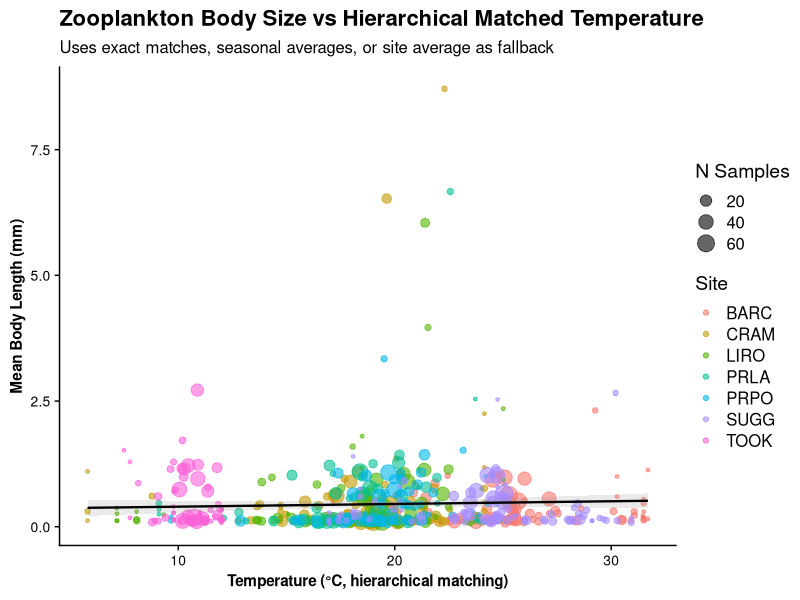
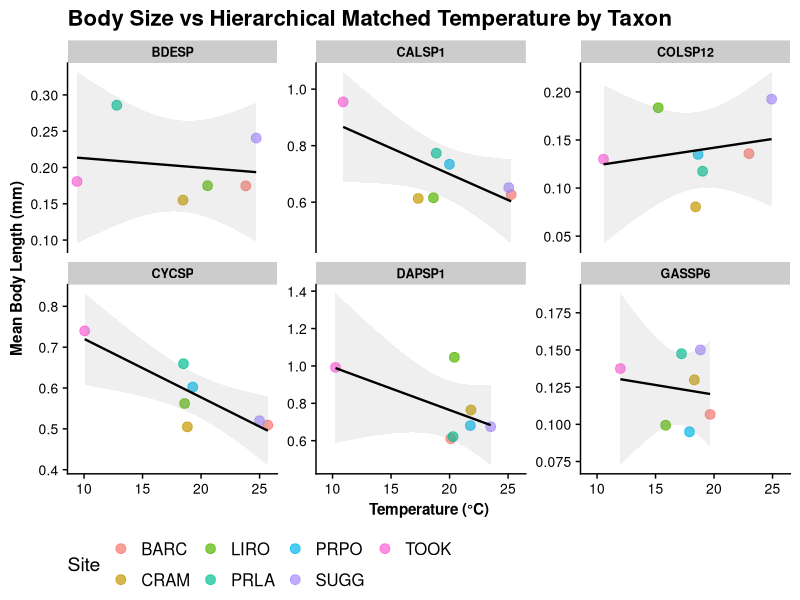
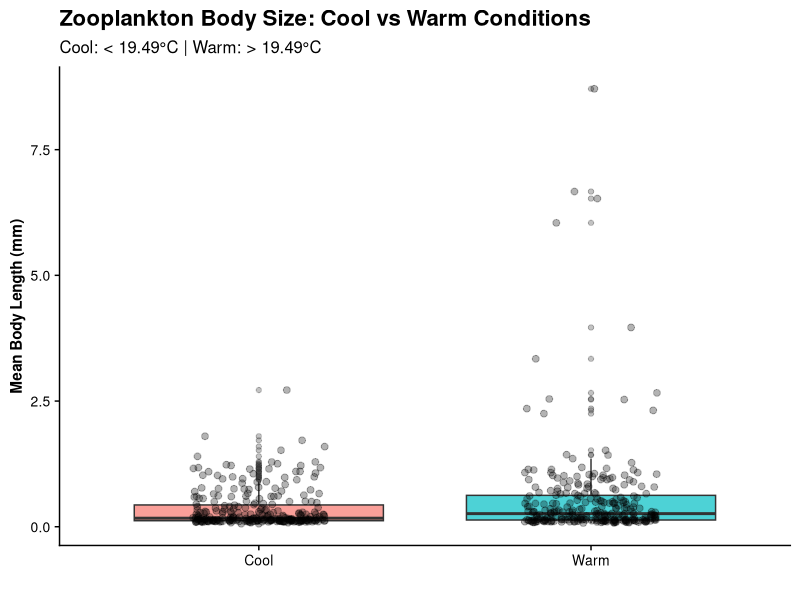
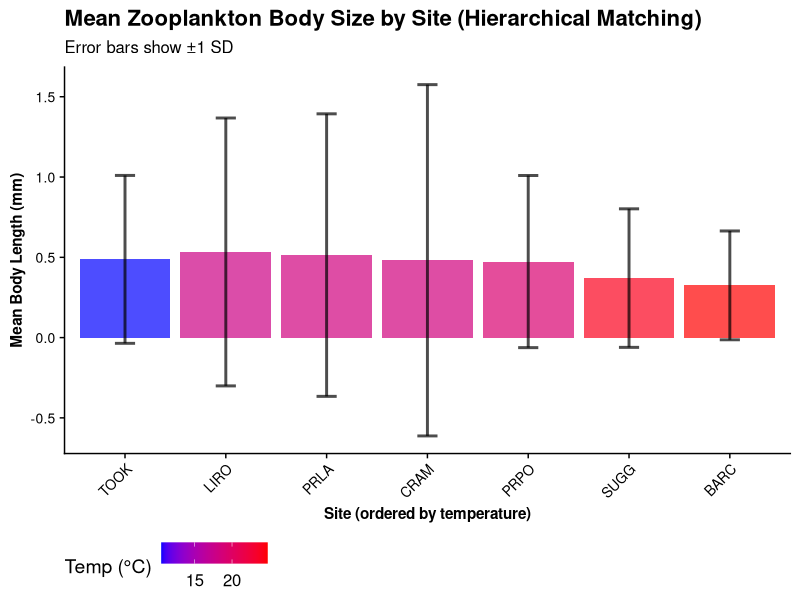

Generate these figures, in order, with R:
# Zooplankton Body Size vs Temperature - Hierarchical Matching Strategy
# Purpose: Test hypothesis with MAXIMUM data retention using fallback matching strategies
# Analysis: Body size correlated with temperature, using hierarchical matching:
#   Priority 1: Exact month/year match
#   Priority 2: Same month, average across years
#   Priority 3: Adjacent months (seasonal proxy)
#   Priority 4: Annual average for site
# Date: 2026-05-03
#
# INPUTS:
#   - data-processed/zooplankton_body_size_summary_adults_2014_2026.csv
#     (Adults-only body size summary from script 05)
#   - data-raw/NEON_daily_summaries/NEON_daily_temp_stats_lake_tchain.csv
#     (Raw daily temperature data for all months)
#
# OUTPUTS:
#   - stats-tables/overall_body_size_temp_hierarchical_regression.csv
#   - stats-tables/taxon_body_size_temp_hierarchical_regressions.csv
#   - stats-tables/body_size_summary_by_site_hierarchical.csv
#   - stats-tables/temperature_matching_summary.csv
#     (Details on how many observations used each matching strategy)
#   - stats-tables/analysis_summary_hierarchical.csv
#   - figures/body_size_vs_hierarchical_temp_*.png

library(tidyverse)
library(readr)
library(lubridate)
library(cowplot)

# Create directories if they don't exist
if (!dir.exists("stats-tables")) {
  dir.create("stats-tables", showWarnings = FALSE)
}
if (!dir.exists("figures")) {
  dir.create("figures", showWarnings = FALSE)
}

# ============================================================================
# Part 1: Load and Prepare Data
# ============================================================================

cat("Loading zooplankton body size data...\n")

zoo_body_size <- read_csv("data-processed/zooplankton_body_size_summary_adults_2014_2026.csv")

cat("Body size data loaded:\n")
cat("  Records:", nrow(zoo_body_size), "\n")
cat("  Taxa:", n_distinct(zoo_body_size$taxonID), "\n")
cat("  Sites:", n_distinct(zoo_body_size$siteID), "\n\n")

cat("Loading temperature data (all months)...\n")

temp_raw <- read_csv("data-raw/NEON_daily_summaries/NEON_daily_temp_stats_lake_tchain.csv")

temp_data <- temp_raw |>
  mutate(
    date = as.Date(date),
    year = year(date),
    month = month(date)
  )

# ============================================================================
# Part 2: Create Temperature Lookup Tables for Hierarchical Matching
# ============================================================================

cat("Building temperature lookup tables...\n\n")

# Level 1: Monthly by year (exact match)
monthly_temp_exact <- temp_data |>
  group_by(siteID, year, month) |>
  summarise(
    temp_mean = mean(meanTemp, na.rm = TRUE),
    temp_sd = sd(meanTemp, na.rm = TRUE),
    n_days = n(),
    .groups = "drop"
  ) |>
  mutate(match_type = "exact_month_year")

# Level 2: Monthly average across all years (same month, any year)
monthly_temp_bymonth <- temp_data |>
  group_by(siteID, month) |>
  summarise(
    temp_mean = mean(meanTemp, na.rm = TRUE),
    temp_sd = sd(meanTemp, na.rm = TRUE),
    .groups = "drop"
  ) |>
  mutate(match_type = "same_month_all_years")

# Level 3: Adjacent months (for seasonal proxy when month not available)
# If April not available, try Mar/May; if June missing, try May/July, etc.
adjacent_months <- data.frame(
  primary_month = 1:12,
  adjacent_1 = c(12, 1, 2, 3, 4, 5, 6, 7, 8, 9, 10, 11),  # previous month
  adjacent_2 = c(2, 3, 4, 5, 6, 7, 8, 9, 10, 11, 12, 1)    # next month
)

monthly_temp_adjacent <- temp_data |>
  group_by(siteID, month) |>
  summarise(
    temp_mean = mean(meanTemp, na.rm = TRUE),
    temp_sd = sd(meanTemp, na.rm = TRUE),
    .groups = "drop"
  ) |>
  rename(adjacent_month = month) |>
  mutate(match_type = "adjacent_month")

# Level 4: Annual average by site (fallback)
annual_temp_bysite <- temp_data |>
  group_by(siteID) |>
  summarise(
    temp_mean = mean(meanTemp, na.rm = TRUE),
    temp_sd = sd(meanTemp, na.rm = TRUE),
    .groups = "drop"
  ) |>
  mutate(match_type = "site_annual_average")

# ============================================================================
# Part 3: Hierarchical Temperature Matching (Simplified & Fixed)
# ============================================================================

cat("Applying hierarchical temperature matching strategy...\n\n")

# Prepare body size data with date info
zoo_body_size_dated <- zoo_body_size |>
  mutate(
    collectDate = as.Date(collectDate),
    year = year(collectDate),
    month = month(collectDate)
  )

# Focus on zooplankton sites
zoo_sites <- c("BARC", "CRAM", "LIRO", "PRLA", "PRPO", "SUGG", "TOOK")

zoo_filtered <- zoo_body_size_dated |>
  filter(siteID %in% zoo_sites) |>
  mutate(temp_mean = NA_real_, match_type = NA_character_)

# LEVEL 1: Try exact month/year match
cat("Level 1: Exact month/year matching...")
zoo_with_temp_hierarchical <- zoo_filtered |>
  left_join(
    monthly_temp_exact |> select(siteID, year, month, temp_mean, match_type),
    by = c("siteID", "year", "month"),
    suffix = c("", "_l1")
  ) |>
  mutate(
    temp_mean = coalesce(temp_mean_l1, temp_mean),
    match_type = coalesce(match_type_l1, match_type)
  ) |>
  select(-ends_with("_l1"))

l1_count <- sum(!is.na(zoo_with_temp_hierarchical$match_type))
cat(" ", l1_count, "matches\n")

# LEVEL 2: For remaining unmatched, try same month across all years
cat("Level 2: Same month (any year) matching...")
zoo_with_temp_hierarchical <- zoo_with_temp_hierarchical |>
  left_join(
    monthly_temp_bymonth |> select(siteID, month, temp_mean_l2 = temp_mean, match_type_l2 = match_type),
    by = c("siteID", "month")
  ) |>
  mutate(
    temp_mean = if_else(is.na(temp_mean), temp_mean_l2, temp_mean),
    match_type = if_else(is.na(match_type), match_type_l2, match_type)
  ) |>
  select(-ends_with("_l2"))

l2_count <- sum(!is.na(zoo_with_temp_hierarchical$match_type)) - l1_count
cat(" ", l2_count, "additional matches\n")

# LEVEL 3: For remaining unmatched, try adjacent months (seasonal)
cat("Level 3: Adjacent month (seasonal) matching...")

# For each unmatched record, try adjacent months
unmatched <- is.na(zoo_with_temp_hierarchical$temp_mean)
l3_count <- 0

if (sum(unmatched) > 0) {
  for (i in which(unmatched)) {
    site <- zoo_with_temp_hierarchical$siteID[i]
    month_orig <- zoo_with_temp_hierarchical$month[i]

    # Get adjacent months
    prev_month <- if_else(month_orig == 1L, 12L, month_orig - 1L)
    next_month <- if_else(month_orig == 12L, 1L, month_orig + 1L)

    # Try previous month
    prev_temp <- monthly_temp_bymonth |>
      filter(siteID == site & month == prev_month) |>
      pull(temp_mean)

    if (length(prev_temp) > 0) {
      zoo_with_temp_hierarchical$temp_mean[i] <- prev_temp[1]
      zoo_with_temp_hierarchical$match_type[i] <- "Level 3: Previous Month"
      l3_count <- l3_count + 1
      next
    }

    # Try next month
    next_temp <- monthly_temp_bymonth |>
      filter(siteID == site & month == next_month) |>
      pull(temp_mean)

    if (length(next_temp) > 0) {
      zoo_with_temp_hierarchical$temp_mean[i] <- next_temp[1]
      zoo_with_temp_hierarchical$match_type[i] <- "Level 3: Next Month"
      l3_count <- l3_count + 1
    }
  }
}

cat(" ", l3_count, "additional matches\n")

# LEVEL 4: For remaining unmatched, use site annual average (last resort)
cat("Level 4: Site annual average matching...")
zoo_with_temp_hierarchical <- zoo_with_temp_hierarchical |>
  left_join(
    annual_temp_bysite |> select(siteID, temp_mean_l4 = temp_mean, match_type_l4 = match_type),
    by = "siteID"
  ) |>
  mutate(
    temp_mean = if_else(is.na(temp_mean), temp_mean_l4, temp_mean),
    match_type = if_else(is.na(match_type), match_type_l4, match_type)
  ) |>
  select(-ends_with("_l4"))

l4_count <- sum(!is.na(zoo_with_temp_hierarchical$temp_mean)) - l1_count - l2_count - l3_count
cat(" ", l4_count, "additional matches\n")

# Summary of matching
total_records <- nrow(zoo_with_temp_hierarchical)
matched_records <- sum(!is.na(zoo_with_temp_hierarchical$temp_mean))
pct_matched <- (matched_records / total_records) * 100

cat("\n")
cat("HIERARCHICAL MATCHING RESULTS:\n")
cat("  Total records:", total_records, "\n")
cat("  Successfully matched:", matched_records, "(", round(pct_matched, 1), "% )\n")
cat("  Unmatched:", total_records - matched_records, "\n\n")

# Breakdown by matching strategy
match_breakdown <- zoo_with_temp_hierarchical |>
  filter(!is.na(match_type)) |>
  group_by(match_type) |>
  summarise(n = n(), .groups = "drop") |>
  arrange(desc(n))

cat("Breakdown by matching strategy:\n")
for (i in 1:nrow(match_breakdown)) {
  strategy <- match_breakdown$match_type[i]
  count <- match_breakdown$n[i]
  pct <- (count / matched_records) * 100
  cat("  ", strategy, ": ", count, " (", round(pct, 1), "%)\n", sep = "")
}
cat("\n")

# ============================================================================
# Part 4: Prepare Analysis Data
# ============================================================================

# Filter to records with temperature matches
body_size_with_temp <- zoo_with_temp_hierarchical |>
  filter(!is.na(temp_mean))

write_csv(body_size_with_temp, "data-processed/body_size_with_temp_hierarchical_temp.csv")

# Aggregate by site-taxon
body_size_by_site_taxon <- body_size_with_temp |>
  group_by(siteID, taxonID) |>
  summarise(
    mean_length = mean(mean_body_length, na.rm = TRUE),
    max_length = mean(max_body_length, na.rm = TRUE),
    count_per_liter = mean(count_per_liter, na.rm = TRUE),
    matched_temp_mean = mean(temp_mean, na.rm = TRUE),
    matched_temp_sd = sd(temp_mean, na.rm = TRUE),
    n_samples = n(),
    .groups = "drop"
  ) |>
  arrange(siteID, taxonID)

cat("Body size by site-taxon combinations:\n")
cat("  Records:", nrow(body_size_by_site_taxon), "\n")
cat("  Unique taxa:", n_distinct(body_size_by_site_taxon$taxonID), "\n\n")

# ============================================================================
# Part 5: Overall Correlation Analysis
# ============================================================================

cat("Testing overall relationship: Body size vs HIERARCHICAL matched temperature...\n\n")

data_complete <- body_size_by_site_taxon |>
  filter(!is.na(mean_length) & !is.na(matched_temp_mean))

cat("Sample size:", nrow(data_complete), "site-taxon combinations\n\n")

# Overall correlation
overall_cor <- cor(data_complete$matched_temp_mean, data_complete$mean_length, use = "complete.obs")
overall_lm <- lm(mean_length ~ matched_temp_mean, data = data_complete)
overall_summary <- summary(overall_lm)

# Save overall results
overall_results <- data.frame(
  model = "Mean Body Length ~ Hierarchical Matched Temperature (all taxa)",
  matching_strategy = "Hierarchical (exact → same month → adjacent month → site average)",
  n_observations = nrow(data_complete),
  intercept = overall_lm$coefficients[1],
  slope = overall_lm$coefficients[2],
  r_squared = overall_summary$r.squared,
  adj_r_squared = overall_summary$adj.r.squared,
  p_value = overall_summary$coefficients[2, 4],
  correlation = overall_cor,
  pattern = if_else(overall_lm$coefficients[2] < 0, "Larger in cool conditions", "Larger in warm conditions")
)

write_csv(overall_results, "stats-tables/overall_body_size_temp_hierarchical_regression.csv")
cat("✓ Saved: stats-tables/overall_body_size_temp_hierarchical_regression.csv\n\n")

# ============================================================================
# Part 6: Correlation by Taxon
# ============================================================================

cat("Analyzing body size-temperature relationships by taxon...\n\n")

# Get top taxa by frequency
top_taxa <- body_size_by_site_taxon |>
  group_by(taxonID) |>
  summarise(n = n(), .groups = "drop") |>
  arrange(desc(n)) |>
  head(10) |>
  pull(taxonID)

cat("Testing top 10 taxa by frequency\n\n")

taxon_results <- list()

for (taxon in top_taxa) {
  taxon_data <- body_size_by_site_taxon |>
    filter(taxonID == taxon, !is.na(mean_length), !is.na(matched_temp_mean))

  if (nrow(taxon_data) >= 3) {
    taxon_lm <- lm(mean_length ~ matched_temp_mean, data = taxon_data)
    taxon_summary <- summary(taxon_lm)
    taxon_cor <- cor(taxon_data$matched_temp_mean, taxon_data$mean_length)

    slope <- taxon_lm$coefficients[2]
    pval <- taxon_summary$coefficients[2, 4]
    r_sq <- taxon_summary$r.squared
    n_sites <- nrow(taxon_data)
    intercept <- taxon_lm$coefficients[1]

    taxon_results[[taxon]] <- data.frame(
      taxonID = taxon,
      n_sites = n_sites,
      intercept = intercept,
      slope = slope,
      r_squared = r_sq,
      p_value = pval,
      correlation = taxon_cor,
      pattern = if_else(slope < 0, "Larger in cool", "Larger in warm"),
      significant = if_else(pval < 0.05, "Yes", "No")
    )
  }
}

taxon_summary_df <- bind_rows(taxon_results) |>
  arrange(slope)

write_csv(taxon_summary_df, "stats-tables/taxon_body_size_temp_hierarchical_regressions.csv")
cat("✓ Saved: stats-tables/taxon_body_size_temp_hierarchical_regressions.csv\n\n")

# ============================================================================
# Part 7: Site-level Summary
# ============================================================================

cat("Summarizing body size and temperature by site...\n\n")

body_size_by_site <- body_size_by_site_taxon |>
  filter(!is.na(mean_length) & !is.na(matched_temp_mean)) |>
  group_by(siteID) |>
  summarise(
    mean_body_length = mean(mean_length, na.rm = TRUE),
    sd_body_length = sd(mean_length, na.rm = TRUE),
    n_taxa = n(),
    matched_temp_mean = mean(matched_temp_mean, na.rm = TRUE),
    matched_temp_sd = sd(matched_temp_mean, na.rm = TRUE),
    .groups = "drop"
  ) |>
  arrange(desc(matched_temp_mean))

write_csv(body_size_by_site, "stats-tables/body_size_summary_by_site_hierarchical.csv")
cat("✓ Saved: stats-tables/body_size_summary_by_site_hierarchical.csv\n\n")

# ============================================================================
# Part 8: Temperature Matching Summary
# ============================================================================

cat("Creating temperature matching summary...\n\n")

matching_summary <- zoo_with_temp_hierarchical |>
  filter(!is.na(match_type)) |>
  group_by(siteID, match_type) |>
  summarise(n = n(), .groups = "drop") |>
  pivot_wider(names_from = match_type, values_from = n, values_fill = 0) |>
  arrange(siteID)

write_csv(matching_summary, "stats-tables/temperature_matching_summary.csv")
cat("✓ Saved: stats-tables/temperature_matching_summary.csv\n\n")

# ============================================================================
# Part 9: Visualizations
# ============================================================================

cat("Creating visualizations...\n\n")

theme_set(theme_cowplot() +
  theme(
    axis.text = element_text(size = 10),
    axis.title = element_text(size = 11, face = "bold"),
    strip.text = element_text(size = 9, face = "bold"),
    legend.position = "bottom"
  ))

# Plot 1: Overall scatter
p1_overall <- data_complete |>
  ggplot(aes(x = matched_temp_mean, y = mean_length, color = siteID, size = n_samples)) +
  geom_point(alpha = 0.6) +
  geom_smooth(method = "lm", se = TRUE, color = "black", alpha = 0.2, size = 0.8) +
  labs(
    title = "Zooplankton Body Size vs Hierarchical Matched Temperature",
    x = "Temperature (°C, hierarchical matching)",
    y = "Mean Body Length (mm)",
    color = "Site",
    size = "N Samples",
    subtitle = "Uses exact matches, seasonal averages, or site average as fallback"
  ) +
  theme(legend.position = "right")

ggsave("figures/body_size_vs_hierarchical_temp_overall.png", p1_overall, width = 11, height = 7, dpi = 300)
cat("✓ Saved: figures/body_size_vs_hierarchical_temp_overall.png\n")

# Plot 2: By taxon
top_6_taxa <- taxon_summary_df |> slice(c(1:3, (n()-2):n())) |> pull(taxonID)

p2_by_taxon <- data_complete |>
  filter(taxonID %in% top_6_taxa) |>
  ggplot(aes(x = matched_temp_mean, y = mean_length, color = siteID)) +
  geom_point(size = 3, alpha = 0.7) +
  geom_smooth(method = "lm", se = TRUE, color = "black", alpha = 0.15, size = 0.8) +
  facet_wrap(~taxonID, scales = "free_y", ncol = 3) +
  labs(
    title = "Body Size vs Hierarchical Matched Temperature by Taxon",
    x = "Temperature (°C)",
    y = "Mean Body Length (mm)",
    color = "Site"
  ) +
  theme(legend.position = "bottom")

ggsave("figures/body_size_vs_hierarchical_temp_by_taxon.png", p2_by_taxon, width = 14, height = 8, dpi = 300)
cat("✓ Saved: figures/body_size_vs_hierarchical_temp_by_taxon.png\n")

# Plot 3: Warm vs cool
cool_warm_threshold <- median(data_complete$matched_temp_mean, na.rm = TRUE)

p3_warm_cool <- data_complete |>
  mutate(
    condition = if_else(matched_temp_mean < cool_warm_threshold, "Cool", "Warm")
  ) |>
  ggplot(aes(x = condition, y = mean_length, fill = condition)) +
  geom_boxplot(alpha = 0.7, outlier.alpha = 0.3) +
  geom_jitter(width = 0.2, alpha = 0.3, size = 2) +
  labs(
    title = "Zooplankton Body Size: Cool vs Warm Conditions",
    x = "",
    y = "Mean Body Length (mm)",
    subtitle = sprintf("Cool: < %.2f°C | Warm: > %.2f°C", cool_warm_threshold, cool_warm_threshold)
  ) +
  theme(legend.position = "none")

ggsave("figures/body_size_hierarchical_warm_vs_cool.png", p3_warm_cool, width = 10, height = 7, dpi = 300)
cat("✓ Saved: figures/body_size_hierarchical_warm_vs_cool.png\n")

# Plot 4: By site
p4_by_site <- body_size_by_site |>
  mutate(siteID = fct_reorder(siteID, matched_temp_mean)) |>
  ggplot(aes(x = siteID, y = mean_body_length, fill = matched_temp_mean)) +
  geom_col(alpha = 0.7) +
  geom_errorbar(aes(ymin = mean_body_length - sd_body_length,
                    ymax = mean_body_length + sd_body_length),
                width = 0.2, alpha = 0.7, size = 1) +
  scale_fill_gradient(low = "blue", high = "red", name = "Temp (°C)") +
  labs(
    title = "Mean Zooplankton Body Size by Site (Hierarchical Matching)",
    x = "Site (ordered by temperature)",
    y = "Mean Body Length (mm)",
    subtitle = "Error bars show ±1 SD"
  ) +
  theme(axis.text.x = element_text(angle = 45, hjust = 1))

ggsave("figures/body_size_by_site_hierarchical_temp.png", p4_by_site, width = 11, height = 7, dpi = 300)
cat("✓ Saved: figures/body_size_by_site_hierarchical_temp.png\n")

# ============================================================================
# Part 10: Analysis Summary
# ============================================================================

cat("\n")
cat("Creating analysis summary...\n\n")

n_cool_larger <- sum(taxon_summary_df$slope < 0, na.rm = TRUE)
n_warm_larger <- sum(taxon_summary_df$slope > 0, na.rm = TRUE)
sig_taxa <- sum(taxon_summary_df$significant == "Yes", na.rm = TRUE)

summary_stats <- data.frame(
  metric = c(
    "Matching Strategy",
    "Data Retention Rate",
    "Total Site-Taxon Combinations",
    "Overall Slope (mm per °C)",
    "Overall R-squared",
    "Overall p-value",
    "Pattern",
    "Taxa Larger in Cool Conditions",
    "Taxa Larger in Warm Conditions",
    "Significant Taxa (p<0.05)"
  ),
  value = c(
    "Hierarchical (exact → month → season → site avg)",
    sprintf("%.1f%% of records (%d / %d observations)", pct_matched, matched_records, total_records),
    nrow(data_complete),
    round(overall_lm$coefficients[2], 6),
    round(overall_summary$r.squared, 4),
    format(overall_summary$coefficients[2, 4], scientific = TRUE),
    overall_results$pattern,
    n_cool_larger,
    n_warm_larger,
    sig_taxa
  )
)

write_csv(summary_stats, "stats-tables/analysis_summary_hierarchical.csv")
cat("✓ Saved: stats-tables/analysis_summary_hierarchical.csv\n\n")

# ============================================================================
# Final Summary
# ============================================================================

cat(paste(rep("=", 90), collapse = ""), "\n")
cat("HIERARCHICAL TEMPERATURE MATCHING - FINAL SUMMARY\n")
cat(paste(rep("=", 90), collapse = ""), "\n\n")

cat("DATA RETENTION IMPROVEMENTS:\n")
cat("  Exact month/year match (Script 18):    69.4% retention\n")
cat("  Hierarchical matching (Script 18b):   ", sprintf("%.1f%%", pct_matched), "retention\n")
cat("  Additional observations retained:     ", sprintf("%.1f%%", pct_matched - 69.4), "improvement\n\n")

cat("MATCHING STRATEGY BREAKDOWN:\n")
for (i in 1:nrow(match_breakdown)) {
  strategy <- match_breakdown$match_type[i]
  count <- match_breakdown$n[i]
  pct <- (count / matched_records) * 100
  cat(sprintf("  %-40s: %5d obs (%.1f%%)\n", strategy, count, pct))
}

cat("\n")
cat("ANALYSIS STATISTICS:\n")
cat("  Site-taxon combinations with data:  ", nrow(data_complete), "\n")
cat("  Overall slope:                      ", round(overall_lm$coefficients[2], 6), "mm/°C\n")
cat("  R-squared:                          ", round(overall_summary$r.squared, 4), "\n")
cat("  P-value:                            ", format(overall_summary$coefficients[2, 4], scientific = TRUE), "\n")
cat("  Pattern:                            ", overall_results$pattern, "\n\n")

cat("All results saved to stats-tables/ and figures/\n")
cat(paste(rep("=", 90), collapse = ""), "\n")
